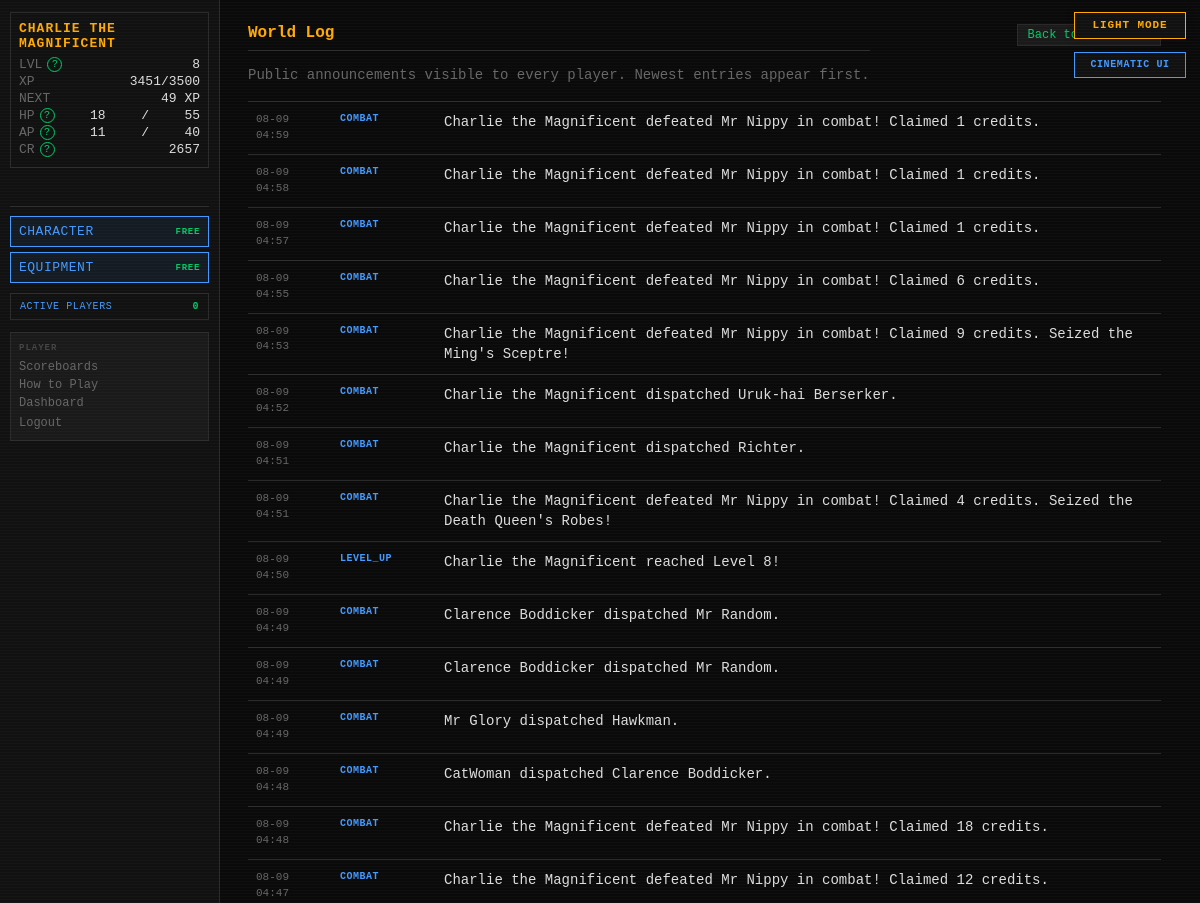
The app's page /feed/global (signed in, upper part), older data.
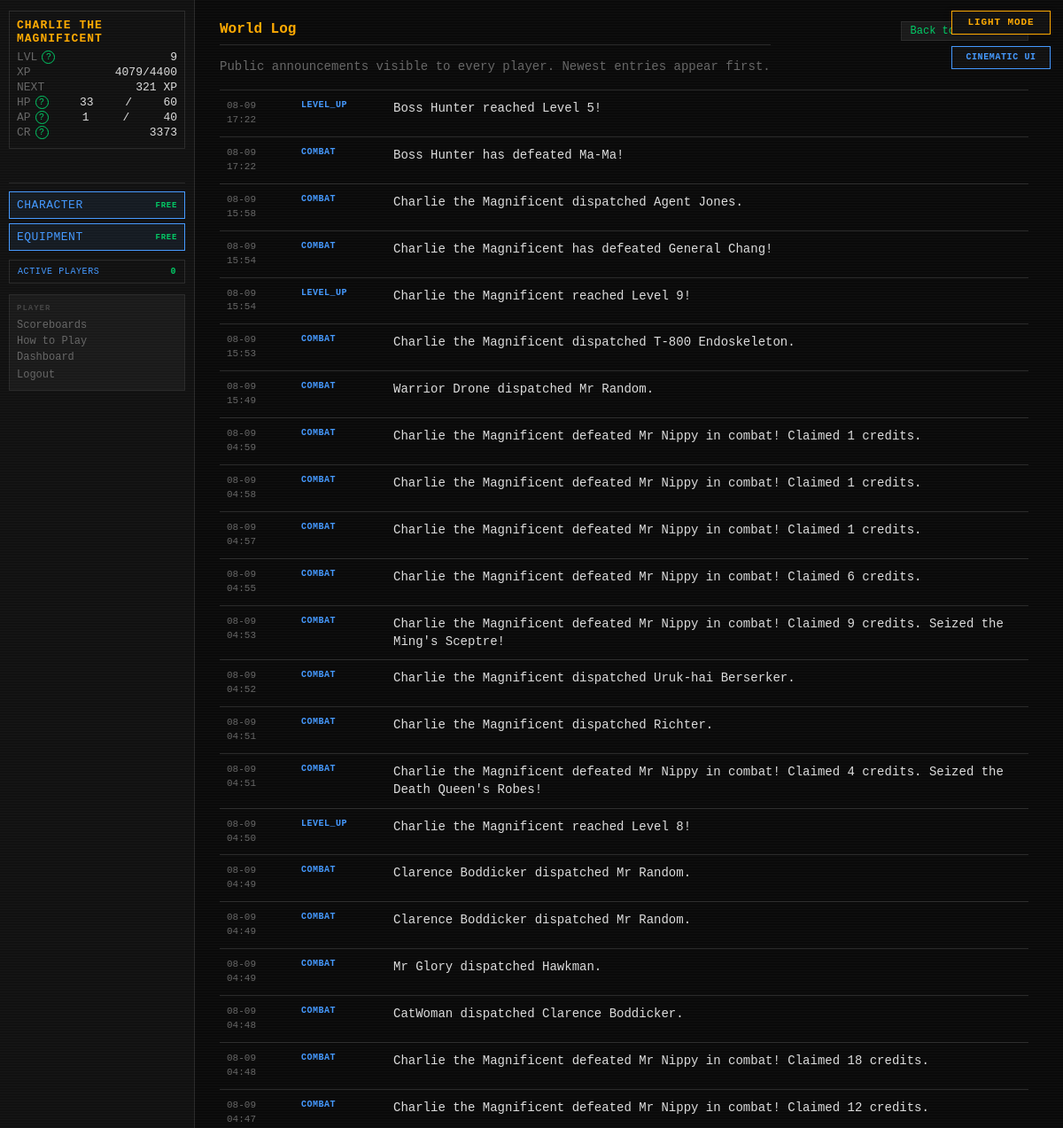
The same page, newer data.
### tables this page shows
CREATE TABLE players (
    id                  INTEGER PRIMARY KEY AUTOINCREMENT,
    username            TEXT    UNIQUE NOT NULL,
    password_hash       TEXT    NOT NULL,
    email               TEXT    UNIQUE NOT NULL,
    character_name      TEXT    NOT NULL,
    sex                 TEXT    NOT NULL,
    class_id            INTEGER REFERENCES classes(id),
    str_stat            INTEGER NOT NULL DEFAULT 1,
    end_stat            INTEGER NOT NULL DEFAULT 1,
    agi_stat            INTEGER NOT NULL DEFAULT 1,
    lck_stat            INTEGER NOT NULL DEFAULT 1,
    per_stat            INTEGER NOT NULL DEFAULT 1,
    level               INTEGER NOT NULL DEFAULT 1,
    xp                  INTEGER NOT NULL DEFAULT 0,
    current_hp          INTEGER NOT NULL,
    current_ap          INTEGER NOT NULL,
    credits             INTEGER NOT NULL DEFAULT 25,
    equipped_weapon_id  INTEGER REFERENCES inventory_items(id),
    equipped_armor_id   INTEGER REFERENCES inventory_items(id),
    equipped_special_id INTEGER REFERENCES inventory_items(id),
    in_combat           INTEGER NOT NULL DEFAULT 0,
    pending_levelup     INTEGER NOT NULL DEFAULT 0,
    pending_perk        INTEGER NOT NULL DEFAULT 0,
    combat_preference   TEXT    NOT NULL DEFAULT "Balanced",
    is_banned           INTEGER NOT NULL DEFAULT 0,
    retired_at          TEXT,
    last_login_at       TEXT,
    created_at          TEXT    NOT NULL DEFAULT (datetime('now'))
);

CREATE TABLE daily_feed (
    id                INTEGER PRIMARY KEY AUTOINCREMENT,
    feed_scope        TEXT    NOT NULL,
    player_id         INTEGER REFERENCES players(id),
    flavor_text       TEXT    NOT NULL,
    event_category    TEXT    NOT NULL,
    combat_session_id INTEGER REFERENCES combat_sessions(id),
    occurred_at       TEXT    NOT NULL DEFAULT (datetime('now'))
);

### routes/feeds.py (the view)
@bp.route("/feed/global")
def global_log():
    rows = execute(
        """SELECT id,flavor_text,event_category,occurred_at,combat_session_id
           FROM daily_feed WHERE feed_scope='GLOBAL'
           ORDER BY datetime(occurred_at) DESC,id DESC LIMIT 500"""
    )
    return render_template("feeds/global_log.html", entries=rows)

### app.py (called while the page is built)
def _context_processor() -> dict:
    settings = get_all_settings()
    player = g.get("player")
    if not player:
        return {"settings": settings}
    active_count = execute_one(
        """SELECT COUNT(DISTINCT q.player_id) AS cnt FROM action_queue q
           JOIN players p ON p.id=q.player_id
           WHERE datetime(q.created_at)>=datetime('now','-5 minutes') AND p.is_banned=0"""
    )["cnt"]
    return {"player": player, "settings": settings,
            "active_player_count": active_count}

def _check_auth():
    if request.endpoint in _AUTH_EXEMPT:
        return None
    if not session.get("player_id"):
        return redirect(url_for("auth.login"))
    return None

def _load_player():
    player_id = session.get("player_id")
    if not player_id:
        return None
    reconcile_combat_state(player_id)
    player = get_player(player_id)
    if player is None:
        session.clear()
        return redirect(url_for("auth.login"))
    g.player = player
    return None

### database.py (called while the page is built)
def dict_factory(cursor: sqlite3.Cursor, row: tuple) -> dict:
    return {col[0]: val for col, val in zip(cursor.description, row)}

### templates/feeds/global_log.html (shortened to what this page needs)
{% extends "base.html" %}
{% block content %}
<main class="world-log-page">
    <header class="world-log-header">
        <div>
            <h1 class="page-title">World Log</h1>
            <p class="sheet-subtitle">Public announcements visible to every player. Newest entries appear first.</p>
        </div>
        <a class="btn-small" href="{{ url_for('dashboard.index') }}">Back to Dashboard</a>
    </header>
    <section class="world-log-list" aria-label="Global announcement history">
        {% for entry in entries %}
        <article class="world-log-entry">
            <time class="world-log-time" datetime="{{ entry.occurred_at }}">{{ entry.occurred_at[5:10] }}<br>{{ entry.occurred_at[11:16] }}</time>
            <span class="world-log-category">{{ entry.event_category or 'WORLD' }}</span>
            <span class="world-log-text">{{ entry.flavor_text }}</span>
        </article>
        {% else %}
        <p class="active-effects-empty">No world announcements have been recorded yet.</p>
        {% endfor %}
    </section>
</main>
{% endblock %}

### templates/base.html (shortened to what this page needs)
<!DOCTYPE html>
<html lang="en">
<head>
<link rel="stylesheet" href="{{ url_for('static', filename='style.css') }}">
</head>
<body class="{{ 'authenticated' if player else 'auth-page' }} {% block body_class %}{% endblock %}">
{% if settings.get('ALLOW_PLAYER_COLOR_OVERRIDE', true) %}<button id="theme-toggle" type="button" aria-label="Switch color theme" aria-pressed="false">
</button>{% endif %}
{% if settings.get('ALLOW_PLAYER_INTERFACE_OVERRIDE', true) %}
<button id="interface-toggle" type="button" aria-label="Switch interface style" aria-pressed="false">
</button>
{% endif %}
{% if player %}
<div id="left-col">
    <div id="status-block">
        <div class="status-name">{{ player.character_name }}</div>
        <div class="status-line">
            <span class="label">LVL</span>
            <span id="status-level">{{ player.level }}</span>
        </div>
        <div class="status-line">
            <span class="label">XP</span>
            <span><span id="status-xp">{{ player.xp }}</span><span id="status-xp-threshold">{% if player.get('next_level_xp') is not none %}/{{ player.get('next_level_xp') }}{% endif %}</span></span>
        </div>
        <div class="status-line" title="Experience still needed to reach level {{ player.level + 1 }}">
            <span class="label">NEXT</span>
            <span id="status-xp-next">{% if player.get('xp_to_next_level') is none %}MAX{% elif player.get('xp_to_next_level') <= 0 %}LEVEL UP{% else %}{{ player.get('xp_to_next_level') }} XP{% endif %}</span>
        </div>
        <div class="status-line">
            <span class="label">HP</span>
            <span id="status-hp">{{ player.current_hp }}</span>/<span id="status-maxhp">{{ player.max_hp }}</span>
        </div>
        <div class="status-line">
            <span class="label">AP</span>
            <span id="status-ap">{{ player.current_ap }}</span>/<span id="status-maxap">{{ player.max_ap }}</span>
        </div>
        <div class="status-line">
            <span class="label">CR</span>
            <span id="status-credits">{{ player.credits }}</span>
        </div>
    </div>
    <div class="free-action-buttons" aria-label="Free character actions">
        <a class="action-btn free-action-btn" href="{{ url_for('character.index') }}">
            CHARACTER <span class="free-cost">FREE</span>
        </a>
        <a class="action-btn free-action-btn" href="{{ url_for('character.equipment') }}">
            EQUIPMENT <span class="free-cost">FREE</span>
        </a>
    </div>
    <button id="active-players-toggle" class="active-players-toggle" type="button"
            data-url="{{ url_for('feeds.active_players') }}" aria-haspopup="dialog">
        ACTIVE PLAYERS <span id="active-player-count">{{ active_player_count }}</span>
    </button>
    <nav id="left-nav">
        <span class="nav-heading">PLAYER</span>
        <a href="{{ url_for('scoreboards.index') }}">Scoreboards</a>
        <a href="{{ url_for('feeds.game_help') }}">How to Play</a>
        <a href="{{ url_for('dashboard.index') }}">Dashboard</a>
        <form action="{{ url_for('auth.logout') }}" method="POST" style="margin:0">
            <button type="submit" class="nav-link-btn">Logout</button>
        </form>
    </nav>
</div>
{% endif %}
<div id="main">
    {% block content %}{% endblock %}
</div>
</body>
</html>

Row changes from the older to the newer data that the page shows:
changed players "CHARLIE THE MAGNIFICENT": level "8" → "9"; xp "3451" → "4079"; current_hp "18" → "33"; current_ap "11" → "1"; credits "2657" → "3373"
added daily_feed: occurred_at "08-09", occurred_at "17:22", event_category "LEVEL_UP", flavor_text "Boss Hunter reached Level 5!"
added daily_feed: occurred_at "08-09", occurred_at "17:22", event_category "COMBAT", flavor_text "Boss Hunter has defeated Ma-Ma!"
added daily_feed: occurred_at "08-09", occurred_at "15:58", event_category "COMBAT", flavor_text "Charlie the Magnificent dispatched Agent Jones."
added daily_feed: occurred_at "08-09", occurred_at "15:54", event_category "COMBAT", flavor_text "Charlie the Magnificent has defeated General Chang!"
added daily_feed: occurred_at "08-09", occurred_at "15:54", event_category "LEVEL_UP", flavor_text "Charlie the Magnificent reached Level 9!"
added daily_feed: occurred_at "08-09", occurred_at "15:53", event_category "COMBAT", flavor_text "Charlie the Magnificent dispatched T-800 Endoskeleton."
added daily_feed: occurred_at "08-09", occurred_at "15:49", event_category "COMBAT", flavor_text "Warrior Drone dispatched Mr Random."
Text that changed along with them:
{{ player.get('next_level_xp') }}: "3500" → "4400"
{{ player.get('xp_to_next_level') }}: "49" → "321"
{{ player.max_hp }}: "55" → "60"
